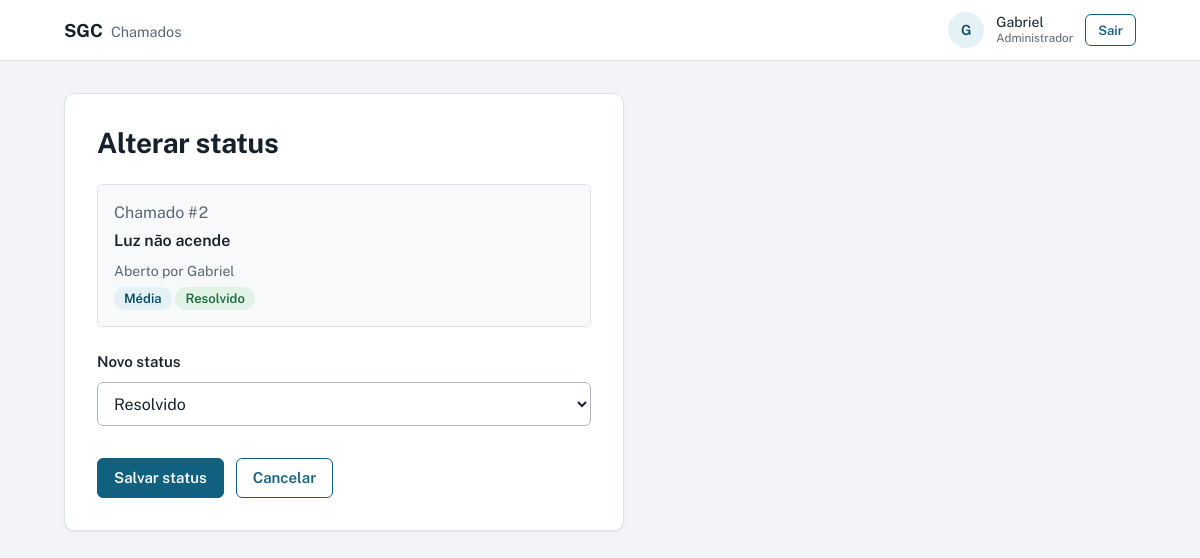
Page /alterar_status.php?id=2 (signed in) on the committed database.
### tables this page shows
CREATE TABLE `chamado` (
  `id_chamado` int(11) NOT NULL AUTO_INCREMENT,
  `id_usuario` int(11) NOT NULL,
  `solucao` varchar(500) DEFAULT NULL,
  `data_prazo` datetime DEFAULT NULL,
  `prioridade` varchar(20) NOT NULL,
  `status` varchar(30) NOT NULL,
  `data_abertura` datetime NOT NULL,
  `descricao` varchar(500) DEFAULT NULL,
  `titulo` varchar(150) NOT NULL,
  `numero_chamado` int(11) NOT NULL,
  PRIMARY KEY (`id_chamado`),
  UNIQUE KEY `uq_chamado_numero` (`numero_chamado`),
  KEY `idx_chamado_usuario_status` (`id_usuario`,`status`),
  CONSTRAINT `fk_chamado_usuario` FOREIGN KEY (`id_usuario`) REFERENCES `usuario` (`id_usuario`)
);

CREATE TABLE `usuario` (
  `id_usuario` int(11) NOT NULL AUTO_INCREMENT,
  `email` varchar(150) NOT NULL,
  `nome` varchar(150) NOT NULL,
  `senha` varchar(255) NOT NULL,
  `perfil` varchar(50) NOT NULL,
  PRIMARY KEY (`id_usuario`),
  UNIQUE KEY `uq_usuario_email` (`email`)
);

### layout.php (the view, shortened to what this page needs)
<?php
function e($v) { return htmlspecialchars((string)$v, ENT_QUOTES, 'UTF-8'); }
function slug($s) {
    return ['Aberto'=>'aberto','Em atendimento'=>'atendimento','Resolvido'=>'resolvido',
            'Baixa'=>'baixa','Média'=>'media','Alta'=>'alta','Crítica'=>'critica'][$s] ?? 'baixa';
}
function badge($tipo, $valor) { return '<span class="badge ' . $tipo . '-' . slug($valor) . '">' . e($valor) . '</span>'; }
function carrega_chamado(PDO $pdo, $id) {
    $s = $pdo->prepare('SELECT c.*, u.nome AS solicitante FROM chamado c JOIN usuario u ON u.id_usuario = c.id_usuario WHERE c.id_chamado = ?');
    $s->execute([(int)$id]);
    return $s->fetch();
}
function resumo_chamado($c) {
    return '<div class="summary"><span class="num">Chamado #' . e($c['numero_chamado']) . '</span>'
         . '<span class="t-title">' . e($c['titulo']) . '</span>'
         . '<span class="t-sub">Aberto por ' . e($c['solicitante']) . '</span>'
         . '<span>' . badge('p', $c['prioridade']) . ' ' . badge('s', $c['status']) . '</span></div>';
}
function render_topo($titulo, $modo = 'app') {
    echo '<!DOCTYPE html><html lang="pt-BR"><head><meta charset="UTF-8"><meta name="viewport" content="width=device-width,initial-scale=1"><title>' . e($titulo) . ' – SGC</title>'
       . '<link rel="preconnect" href="https://fonts.googleapis.com"><link href="https://fonts.googleapis.com/css2?family=Public+Sans:wght@400;500;600;700&display=swap" rel="stylesheet">'
       . '<link rel="stylesheet" href="assets/style.css"></head><body>';
    if ($modo === 'auth') {
        echo '<main class="auth"><aside class="auth-side"><a class="brand" href="login.php">SGC<span>Gerenciamento de chamados</span></a>'
           . '<div><h2>Do pedido à solução, tudo registrado.</h2><p>Abra um chamado, acompanhe cada mudança de status e veja a solução proposta pela equipe.</p></div><div></div></aside>'
           . '<section class="auth-main"><div class="auth-box">';
    } else {
        $n = $_SESSION['nome'] ?? '';
        echo '<header class="topbar"><div class="topbar-in"><a class="brand" href="index.php">SGC<span>Chamados</span></a>'
           . '<div class="user"><div class="avatar" aria-hidden="true">' . e(mb_strtoupper(mb_substr($n, 0, 1))) . '</div>'
           . '<div class="user-info">' . e($n) . '<small>' . e($_SESSION['perfil'] ?? '') . '</small></div>'
           . '<a class="btn btn-ghost btn-sm" href="logout.php">Sair</a></div></div></header><main class="wrap">';
    }
}
function render_rodape() {
    echo ($GLOBALS['modo'] === 'auth') ? '</div></section></main>' : '</main>';
    echo '</body></html>';
}

### assets/style.css (style rules this page uses)
:root { --canvas:#F2F4F7;--surface:#fff;--ink:#17212B;--muted:#5B6775;--line:#DDE2E9;--brand:#12607F;--brand-dark:#0C4A63;--brand-tint:#E4F1F6;--danger:#A11A2B;--danger-tint:#FDE3E6;--ok:#1E6B3A;--ok-tint:#E1F3E7;--r-ctl:6px;--r-card:10px;--font:"Public Sans",system-ui,-apple-system,"Segoe UI",Roboto,sans-serif }
* { box-sizing:border-box }
body { margin:0;background:var(--canvas);color:var(--ink);font:400 16px/1.5 var(--font);-webkit-font-smoothing:antialiased }
a { color:var(--brand) }
.topbar { background:var(--surface);border-bottom:1px solid var(--line) }
.topbar-in { max-width:1120px;margin:0 auto;padding:12px 24px;display:flex;align-items:center;justify-content:space-between;gap:16px }
.brand { font-weight:700;font-size:1.125rem;color:var(--ink);text-decoration:none }
.brand span { font-weight:400;color:var(--muted);margin-left:8px;font-size:.9rem }
.user { display:flex;align-items:center;gap:12px }
.avatar { width:36px;height:36px;border-radius:50%;background:var(--brand-tint);color:var(--brand-dark);display:grid;place-items:center;font-weight:600;font-size:.875rem }
.user-info { line-height:1.25;font-size:.875rem }
.user-info small { display:block;color:var(--muted) }
.wrap { max-width:1120px;margin:0 auto;padding:32px 24px 64px }
.btn { display:inline-flex;align-items:center;justify-content:center;min-height:40px;padding:0 16px;border-radius:var(--r-ctl);border:1px solid var(--brand);background:var(--brand);color:#fff;font:600 .9375rem var(--font);text-decoration:none;cursor:pointer }
.btn-ghost { background:transparent;color:var(--brand) }
.btn-sm { min-height:32px;padding:0 12px;font-size:.8125rem }
.num { color:var(--muted);font-variant-numeric:tabular-nums;white-space:nowrap }
.t-title { font-weight:600 }
.t-sub { color:var(--muted);font-size:.875rem;margin-top:4px;max-width:60ch }
.badge { display:inline-block;padding:2px 10px;border-radius:999px;font-size:.8125rem;font-weight:600;white-space:nowrap }
.s-resolvido { background:var(--ok-tint);color:var(--ok) }
.p-media { background:var(--brand-tint);color:var(--brand-dark) }
.summary { display:grid;gap:4px;justify-items:start;padding:16px;background:#F8F9FB;border:1px solid var(--line);border-radius:var(--r-ctl);margin-bottom:24px }
@media (prefers-reduced-motion:no-preference) { .btn,.tab { transition:background .15s,color .15s } }

### rows in the picture
chamado: numero_chamado "2", titulo "Luz não acende", id_usuario.nome "Gabriel", prioridade "Média Resolvido"

### other values in the picture
mb_strtoupper(mb_substr($n, 0, 1)) "G"
$n "Gabriel"
$_SESSION['perfil'] "Administrador"
form field status "Resolvido"
